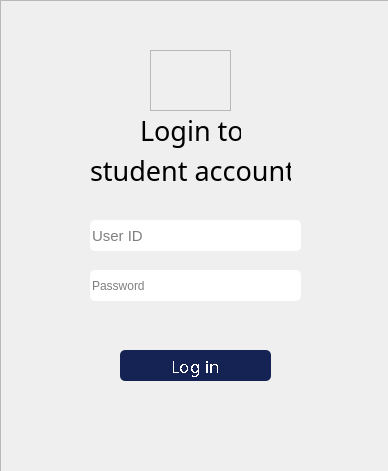
<?xml version="1.0" encoding="UTF-8"?>
<ui version="4.0">
 <class>MainWindow</class>
 <widget class="QMainWindow" name="MainWindow">
  <property name="geometry">
   <rect>
    <x>0</x>
    <y>0</y>
    <width>388</width>
    <height>471</height>
   </rect>
  </property>
  <property name="minimumSize">
   <size>
    <width>388</width>
    <height>471</height>
   </size>
  </property>
  <property name="maximumSize">
   <size>
    <width>388</width>
    <height>471</height>
   </size>
  </property>
  <property name="windowTitle">
   <string>MainWindow</string>
  </property>
  <widget class="QWidget" name="centralwidget">
   <widget class="QFrame" name="frame">
    <property name="geometry">
     <rect>
      <x>0</x>
      <y>0</y>
      <width>441</width>
      <height>481</height>
     </rect>
    </property>
    <property name="contextMenuPolicy">
     <enum>Qt::DefaultContextMenu</enum>
    </property>
    <property name="styleSheet">
     <string notr="true">background:url(:/home/admin login.png)</string>
    </property>
    <property name="frameShape">
     <enum>QFrame::StyledPanel</enum>
    </property>
    <property name="frameShadow">
     <enum>QFrame::Raised</enum>
    </property>
    <widget class="QLineEdit" name="lineEdit">
     <property name="geometry">
      <rect>
       <x>90</x>
       <y>220</y>
       <width>211</width>
       <height>31</height>
      </rect>
     </property>
     <property name="sizePolicy">
      <sizepolicy hsizetype="Fixed" vsizetype="Fixed">
       <horstretch>0</horstretch>
       <verstretch>0</verstretch>
      </sizepolicy>
     </property>
     <property name="font">
      <font>
       <family>Segoe UI </family>
       <pointsize>11</pointsize>
       <weight>10</weight>
       <italic>false</italic>
       <bold>false</bold>
      </font>
     </property>
     <property name="focusPolicy">
      <enum>Qt::TabFocus</enum>
     </property>
     <property name="styleSheet">
      <string notr="true">QLineEdit{
	color:rgb(0,0,0);
    font: 80 11pt &quot;Segoe UI &quot;;
	border-radius:5px;
background:rgb(255, 255, 255);
border:none;
box-shadow: 0px -3px 5px #a6a6a6;
}


QLineEdit:hover
{
color:white;
    
	font: 500 13pt &quot;Segoe UI &quot;;
border-radius:5px;
background:rgb(129, 196, 255)
}</string>
     </property>
     <property name="inputMethodHints">
      <set>Qt::ImhNoTextHandles|Qt::ImhPreferNumbers</set>
     </property>
     <property name="text">
      <string/>
     </property>
     <property name="maxLength">
      <number>5</number>
     </property>
     <property name="placeholderText">
      <string>User ID</string>
     </property>
     <property name="cursorMoveStyle">
      <enum>Qt::LogicalMoveStyle</enum>
     </property>
     <property name="onlyInt" stdset="0">
      <number>6</number>
     </property>
    </widget>
    <widget class="QLabel" name="label_2">
     <property name="enabled">
      <bool>true</bool>
     </property>
     <property name="geometry">
      <rect>
       <x>140</x>
       <y>110</y>
       <width>101</width>
       <height>41</height>
      </rect>
     </property>
     <property name="font">
      <font>
       <family>FONTSPRING DEMO - Grotesco Medium</family>
       <pointsize>20</pointsize>
      </font>
     </property>
     <property name="styleSheet">
      <string notr="true">background:transparent</string>
     </property>
     <property name="text">
      <string>Login to  </string>
     </property>
    </widget>
    <widget class="QLabel" name="label_3">
     <property name="enabled">
      <bool>true</bool>
     </property>
     <property name="geometry">
      <rect>
       <x>90</x>
       <y>150</y>
       <width>201</width>
       <height>41</height>
      </rect>
     </property>
     <property name="font">
      <font>
       <family>FONTSPRING DEMO - Grotesco Medium</family>
       <pointsize>20</pointsize>
      </font>
     </property>
     <property name="styleSheet">
      <string notr="true">background:transparent</string>
     </property>
     <property name="text">
      <string>student account</string>
     </property>
    </widget>
    <widget class="QPushButton" name="pushButton_4">
     <property name="geometry">
      <rect>
       <x>120</x>
       <y>350</y>
       <width>151</width>
       <height>31</height>
      </rect>
     </property>
     <property name="font">
      <font>
       <family>Ebrima</family>
       <pointsize>13</pointsize>
       <weight>50</weight>
       <italic>false</italic>
       <bold>false</bold>
       <stylestrategy>NoAntialias</stylestrategy>
       <kerning>true</kerning>
      </font>
     </property>
     <property name="styleSheet">
      <string notr="true">QPushButton{
	
	color:white;
	background:rgb(20, 35, 83);
	border-radius:5px
}

QPushButton:hover
{
color:#333;
border-radius:5px;
background:rgb(79, 155, 255);
}

QPushButton:pressed {	
	background-color: rgb(85, 170, 255);
}</string>
     </property>
     <property name="text">
      <string>Log in</string>
     </property>
    </widget>
    <widget class="QFrame" name="frame_2">
     <property name="geometry">
      <rect>
       <x>150</x>
       <y>50</y>
       <width>81</width>
       <height>61</height>
      </rect>
     </property>
     <property name="acceptDrops">
      <bool>false</bool>
     </property>
     <property name="autoFillBackground">
      <bool>false</bool>
     </property>
     <property name="styleSheet">
      <string notr="true">background:url(:/home/user.png)
</string>
     </property>
     <property name="frameShape">
      <enum>QFrame::StyledPanel</enum>
     </property>
     <property name="frameShadow">
      <enum>QFrame::Raised</enum>
     </property>
    </widget>
    <widget class="QLineEdit" name="lineEdit_2">
     <property name="geometry">
      <rect>
       <x>90</x>
       <y>270</y>
       <width>211</width>
       <height>31</height>
      </rect>
     </property>
     <property name="styleSheet">
      <string notr="true">QLineEdit{
	color:rgb(0,0,0);
    font: 80 11pt &quot;Segoe UI &quot;;
	border-radius:5px;
background:rgb(255, 255, 255);
border:none;
box-shadow: 0px -3px 5px #a6a6a6;
}


QLineEdit:hover
{
color:white;
    
	font: 500 13pt &quot;Segoe UI &quot;;
border-radius:5px;
background:rgb(129, 196, 255)
}</string>
     </property>
     <property name="echoMode">
      <enum>QLineEdit::Password</enum>
     </property>
     <property name="placeholderText">
      <string>Password</string>
     </property>
    </widget>
   </widget>
  </widget>
 </widget>
 <resources>
  <include location="resources/homeicon.qrc"/>
 </resources>
 <connections/>
</ui>
